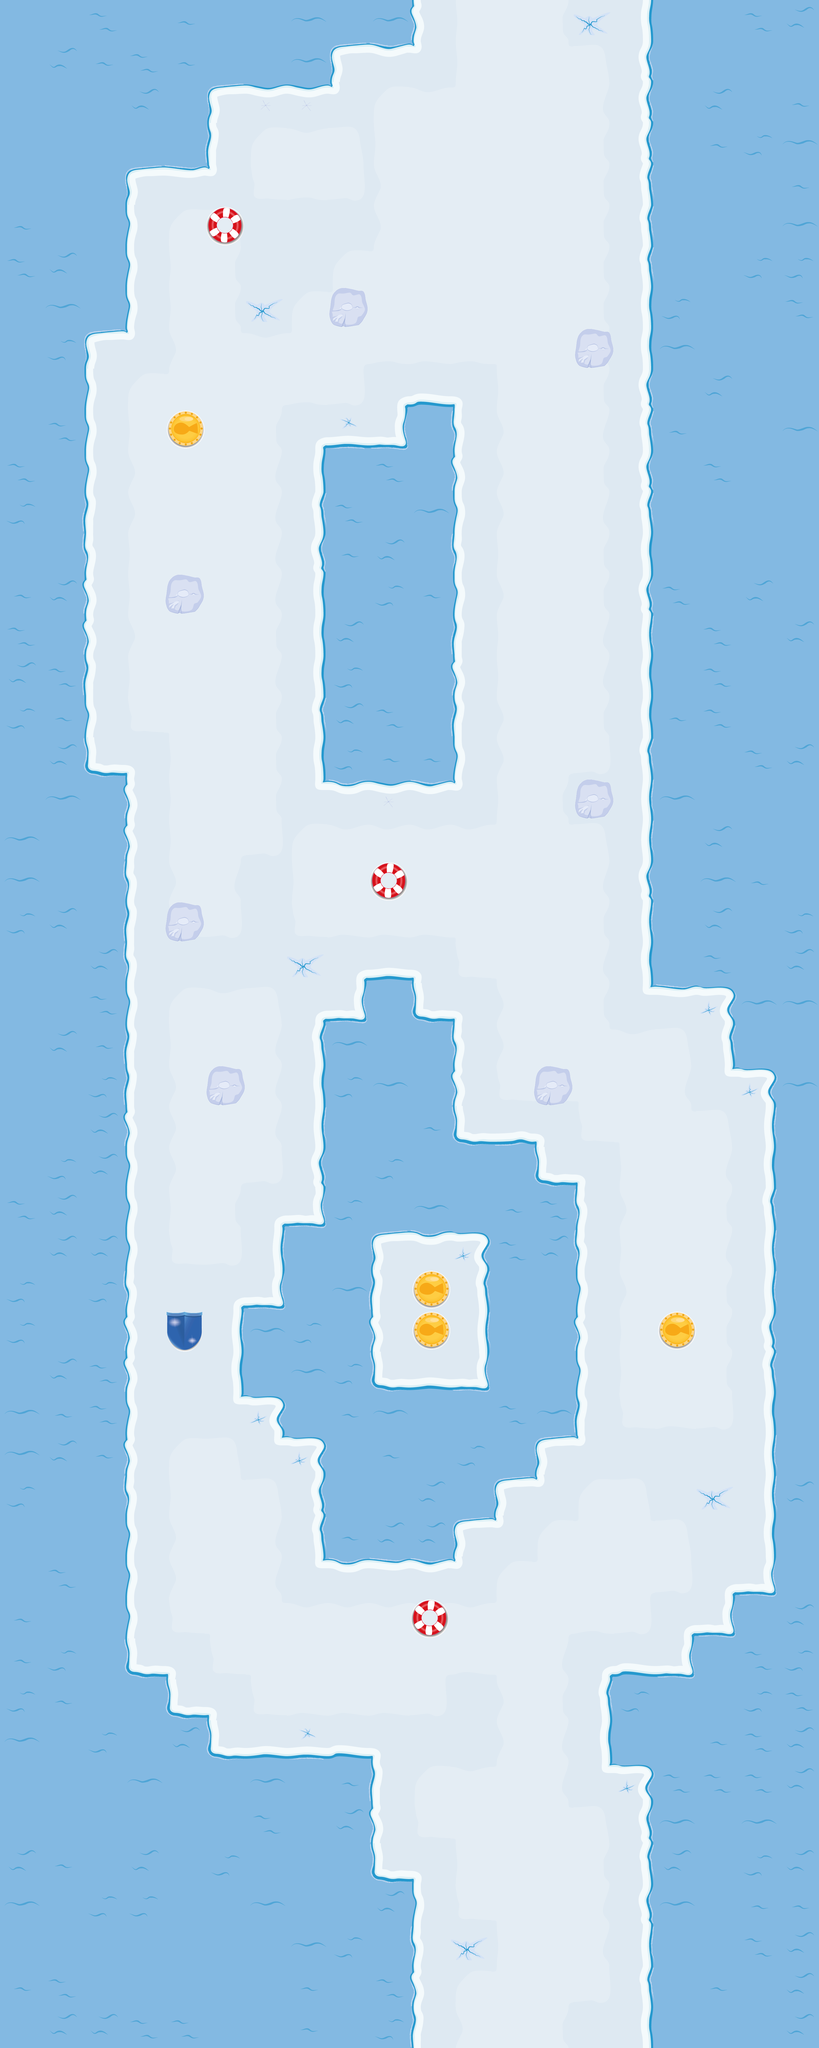

This game map was drawn from its Tiled (.tmx) file and the tilesets committed beside it. A one-line description and the trimmed map source follow:
An orthogonal 20x50 tile map with 160x160 px tiles, 3 tile layers (Floor, PickUps, Obstacles).

<map version="1.0" orientation="orthogonal" renderorder="right-down" width="20" height="50" tilewidth="160" tileheight="160" nextobjectid="8">
 <tileset firstgid="1" name="Map v2" tilewidth="160" tileheight="160" tilecount="100" columns="10">
  <image source="Map v2.gif" width="1600" height="1600" />
  <terraintypes>
   <terrain name="Wasser" tile="14" />
   <terrain name="Ice" tile="6" />
   <terrain name="Snow" tile="59" />
   <terrain name="Shield" tile="70" />
   <terrain name="Ring" tile="71" />
   <terrain name="Iceberg" tile="72" />
   <terrain name="Coin" tile="73" />
  </terraintypes>
  <tile id="0" terrain="1,1,1,0" />
  <tile id="1" terrain="1,1,0,0" />
  <tile id="2" terrain="1,1,0,0" />
  <tile id="3" terrain="1,1,0,0" />
  <tile id="4" terrain="1,1,0,0" />
  <tile id="5" terrain="1,1,0,1" />
  <tile id="6" terrain="1,1,1,1" />
  <tile id="10" terrain="1,0,1,0" />
  <tile id="11" terrain="0,0,0,0" />
  <tile id="12" terrain="0,0,0,0" />
  <tile id="13" terrain="0,0,0,0" />
  <tile id="14" terrain="0,0,0,0" />
  <tile id="15" terrain="0,1,0,1" />
  <tile id="16" terrain="1,1,1,1" />
  <tile id="20" terrain="1,0,1,0" />
  <tile id="21" terrain="0,0,0,0" />
  <tile id="22" terrain="0,0,0,1" />
  <tile id="23" terrain="0,0,1,0" />
  <tile id="24" terrain="0,0,0,0" />
  <tile id="25" terrain="0,1,0,1" />
  <tile id="26" terrain="1,1,1,1" />
  <tile id="30" terrain="1,0,1,0" />
  <tile id="31" terrain="0,0,0,0" />
  <tile id="32" terrain="0,1,0,0" />
  <tile id="33" terrain="1,0,0,0" />
  <tile id="34" terrain="0,0,0,0" />
  <tile id="35" terrain="0,1,0,1" />
  <tile id="36" terrain="1,1,1,1" />
  <tile id="40" terrain="1,0,1,0" />
  <tile id="41" terrain="0,0,0,0" />
  <tile id="42" terrain="0,0,0,0" />
  <tile id="43" terrain="0,0,0,0" />
  <tile id="44" terrain="0,0,0,0" />
  <tile id="45" terrain="0,1,0,1" />
  <tile id="50" terrain="1,0,1,1" />
  <tile id="51" terrain="0,0,1,1" />
  <tile id="52" terrain="0,0,1,1" />
  <tile id="53" terrain="0,0,1,1" />
  <tile id="54" terrain="0,0,1,1" />
  <tile id="55" terrain="0,1,1,1" />
  <tile id="59" terrain="2,2,2,2" />
  <tile id="66" terrain="2,2,2,1" />
  <tile id="67" terrain="2,2,1,1" />
  <tile id="68" terrain="2,2,1,1" />
  <tile id="69" terrain="2,2,1,2" />
  <tile id="70" terrain="3,3,3,3" />
  <tile id="71" terrain="4,4,4,4" />
  <tile id="72" terrain="5,5,5,5" />
  <tile id="73" terrain="6,6,6,6" />
  <tile id="76" terrain="2,1,2,1" />
  <tile id="77" terrain="1,1,1,2" />
  <tile id="78" terrain="1,1,2,1" />
  <tile id="79" terrain="1,2,1,2" />
  <tile id="86" terrain="2,1,2,1" />
  <tile id="87" terrain="1,2,1,1" />
  <tile id="88" terrain="2,1,1,1" />
  <tile id="89" terrain="1,2,1,2" />
  <tile id="96" terrain="2,1,2,2" />
  <tile id="97" terrain="1,1,2,2" />
  <tile id="98" terrain="1,1,2,2" />
  <tile id="99" terrain="1,2,2,2" />
 </tileset>
 <layer name="Floor" width="20" height="50">
  <data>[1000 cells, 1000 non-empty, 57 distinct tile ids]</data>
 </layer>
 <layer name="PickUps" width="20" height="50">
  <data>[1000 cells, 8 non-empty, 3 distinct tile ids]</data>
 </layer>
 <layer name="Obstacles" width="20" height="50">
  <data>[1000 cells, 7 non-empty, 1 distinct tile ids]</data>
 </layer>
</map>
